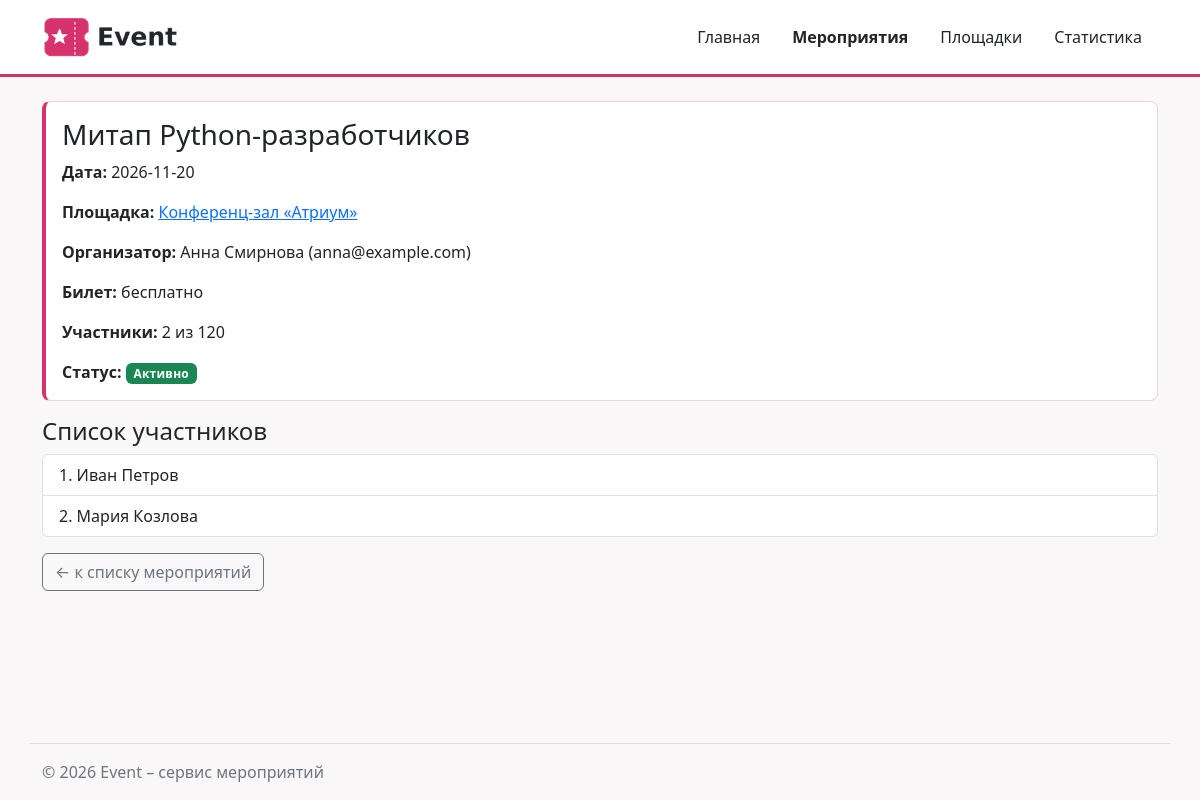
The app's page /events/1/ with its own data.
### events/views.py (the view)
# urls.py: path("<int:event_id>/", views.event_detail, name="detail"),
def event_detail(request, event_id):
    event = fetch_one(EVENT_SQL, (event_id,))
    context = {"event": event}
    if event is not None:
        context["participants"] = fetch_all(PARTICIPANTS_SQL, (event_id,))
    return render(
        request,
        "events/event_detail.html",
        context,
        status=404 if event is None else 200,
    )

### db/database.py (called while the page is built)
def get_connection(db_path: Path = DB_PATH) -> sqlite3.Connection:
    conn = sqlite3.connect(db_path)
    conn.row_factory = sqlite3.Row
    conn.execute("PRAGMA foreign_keys = ON")
    return conn

def fetch_all(query: str, params: tuple = ()) -> list:
    conn = get_connection()
    try:
        return conn.execute(query, params).fetchall()
    finally:
        conn.close()

def fetch_one(query: str, params: tuple = ()):
    conn = get_connection()
    try:
        return conn.execute(query, params).fetchone()
    finally:
        conn.close()

### events/templates/events/event_detail.html (shortened to what this page needs)
{% extends "base.html" %}
{% block content %}
  {% if event %}
    <div class="card event-card mb-3">
      <div class="card-body">
        <h1 class="card-title h3">{{ event.title }}</h1>
        <p class="card-text"><strong>Дата:</strong> {{ event.event_date }}</p>
        <p class="card-text">
          <strong>Площадка:</strong>
          <a href="{% url 'venues:detail' event.venue_id %}">{{ event.venue_name }}</a>
        </p>
        <p class="card-text">
          <strong>Организатор:</strong> {{ event.organizer_name }}
          ({{ event.organizer_email }})
        </p>
        <p class="card-text">
          <strong>Билет:</strong> {% include "events/includes/event_price.html" %}
        </p>
        <p class="card-text">
          <strong>Участники:</strong>
          {{ participants|length }} из {{ event.venue_capacity }}
        </p>
        <p class="card-text">
          <strong>Статус:</strong>
          {% include "events/includes/event_status.html" %}
        </p>
      </div>
    </div>
    <h2 class="h4">Список участников</h2>
    <ul class="list-group mb-3">
      {% for user in participants %}
        <li class="list-group-item">{{ forloop.counter }}. {{ user.name }}</li>
      {% empty %}
        <li class="list-group-item">Пока никто не записался.</li>
      {% endfor %}
    </ul>
  {% else %}
    <h1 class="text-danger">Мероприятие не найдено</h1>
    <p>Мероприятие с указанным идентификатором отсутствует.</p>
  {% endif %}
  <a href="{% url 'events:list' %}" class="btn btn-outline-secondary">
    ← к списку мероприятий
  </a>
{% endblock %}

### homepage/static/homepage/css/style.css (style rules this page uses)
body { min-height: 100vh; display: flex; flex-direction: column; background-color: #faf7f9; }
.venue-card, .event-card { border: 1px solid #e9d5de; border-left: 4px solid #d6336c; border-radius: 8px; }

### records on screen
events: title "Митап Python-разработчиков"
venues: venue_name "Конференц-зал «Атриум»"
users: organizer_name "Анна Смирнова", organizer_email "anna@example.com"
users: name "Иван Петров"
users: name "Мария Козлова"

### other values on screen
{{ event.event_date }} "2026-11-20"
{{ participants|length }} "2"
{{ event.venue_capacity }} "120"
